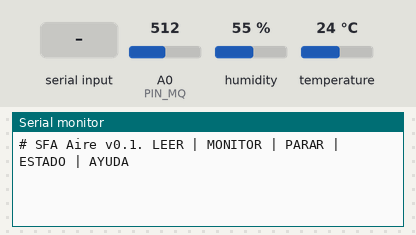
A sketch run on a simulated Arduino Uno, built with avr-gcc and run on an emulated ATmega328P. Parts: the last lines printed to the serial monitor. The inputs (shaded band) are chosen by the test bench; at power-on: A0 (PIN_MQ) = 512, humidity 55 %, temperature 24 °C.

Above: at 1.2 s.
1.3 s: "MONITOR\n" received over Serial
At 2.2 s:
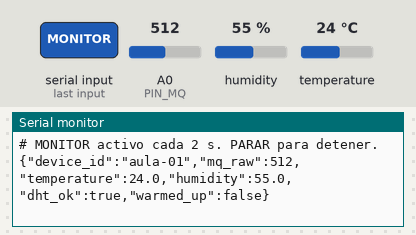
2.8 s: "PARAR\n" received over Serial
At 3.7 s:
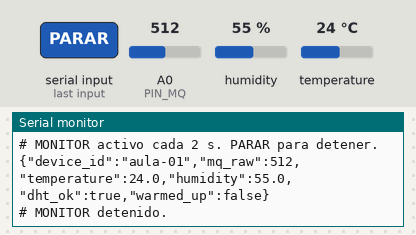
4.3 s: "ESTADO\n" received over Serial
At 4.9 s:
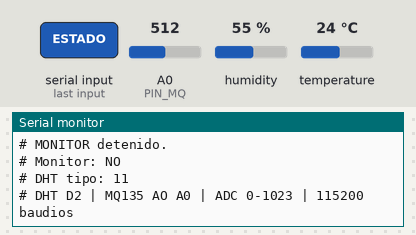
5.8 s: "AYUDA\n" received over Serial
At 7.1 s:
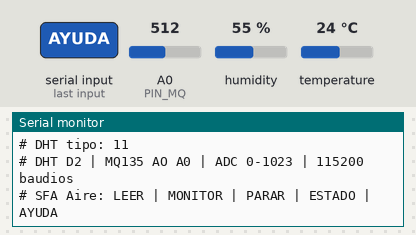

The sketch:

SFA_Aire_Aulas.ino
```cpp
/* SFA Aire Aulas v0.1 | UNO/Nano AVR | DHT + módulo MQ135
   DHT DATA D2, MQ135 AO A0, GND común, alimentación regulada 5 V.
   DHT11 por defecto para la maqueta actual; DHT_TYPE DHT22 para esa variante.
   MQ135: ADC relativo, sin ppm ni identificación de gas.
   El acondicionamiento inicial del fabricante NO se sustituye por este temporizador.
   Serie 115200, final de línea Nueva línea. Sin transmisión periódica hasta MONITOR.
*/
#include <DHT.h>
#ifndef DHT_TYPE
#define DHT_TYPE DHT11
#endif
const byte PIN_DHT = 2;
const byte PIN_MQ = A0;
// La biblioteca DHT conserva la lectura durante 2 s. No forzar lecturas más rápidas.
const unsigned long INTERVALO_MS = 2000;
const unsigned long ESTABILIZACION_MS = 180000UL;
DHT dht(PIN_DHT, DHT_TYPE);
bool monitoreando = false;
unsigned long ultima = 0;
char comando[32];
byte posicion = 0;
bool desbordado = false;

void muestra() {
  long suma = 0;
  for (byte i = 0; i < 8; i++) suma += analogRead(PIN_MQ);
  int mq = suma / 8;
  float humedad = dht.readHumidity();
  float temperatura = dht.readTemperature();
  bool valido = !isnan(humedad) && !isnan(temperatura);
  Serial.print(F("{\"device_id\":\"aula-01\",\"mq_raw\":"));
  Serial.print(mq);
  Serial.print(F(",\"temperature\":"));
  if (valido) Serial.print(temperatura, 1); else Serial.print(F("null"));
  Serial.print(F(",\"humidity\":"));
  if (valido) Serial.print(humedad, 1); else Serial.print(F("null"));
  Serial.print(F(",\"dht_ok\":"));
  Serial.print(valido ? F("true") : F("false"));
  Serial.print(F(",\"warmed_up\":"));
  Serial.print(millis() >= ESTABILIZACION_MS ? F("true") : F("false"));
  Serial.println(F("}"));
}

void ejecutar() {
  comando[posicion] = '\0';
  if (strcmp(comando, "MONITOR") == 0) {
    monitoreando = true;
    Serial.println(F("# MONITOR activo cada 2 s. PARAR para detener."));
    muestra(); ultima = millis();
  } else if (strcmp(comando, "PARAR") == 0) {
    monitoreando = false;
    Serial.println(F("# MONITOR detenido."));
  } else if (strcmp(comando, "LEER") == 0) {
    muestra();
  } else if (strcmp(comando, "ESTADO") == 0) {
    Serial.print(F("# Monitor: ")); Serial.println(monitoreando ? F("SI") : F("NO"));
    Serial.print(F("# DHT tipo: ")); Serial.println(DHT_TYPE);
    Serial.println(F("# DHT D2 | MQ135 AO A0 | ADC 0-1023 | 115200 baudios"));
  } else if (strcmp(comando, "AYUDA") == 0) {
    Serial.println(F("# SFA Aire: LEER | MONITOR | PARAR | ESTADO | AYUDA"));
  } else if (posicion > 0) {
    Serial.println(F("# Comando desconocido. Use AYUDA."));
  }
  posicion = 0;
}

void setup() {
  Serial.begin(115200);
  dht.begin();
  Serial.println(F("# SFA Aire v0.1. LEER | MONITOR | PARAR | ESTADO | AYUDA"));
}

void loop() {
  while (Serial.available()) {
    char c = Serial.read();
    if (c == '\r') continue;
    if (c == '\n') {
      if (!desbordado) ejecutar();
      else Serial.println(F("# Comando demasiado largo."));
      posicion = 0; desbordado = false;
    } else if (posicion < sizeof(comando) - 1 && !desbordado) {
      if (c >= 'a' && c <= 'z') c -= 32;
      comando[posicion++] = c;
    } else desbordado = true;
  }
  if (monitoreando && millis() - ultima >= INTERVALO_MS) {
    ultima = millis(); muestra();
  }
}
```

Measured:
- after the input at 1.3 s, the serial monitor: prints a new line at once (image 1)
- after the input at 2.8 s, the serial monitor: prints a new line at once (image 2)
- after the input at 4.3 s, the serial monitor: prints a new line at once (image 3)
- after the input at 5.8 s, the serial monitor: prints a new line at once (image 4)
